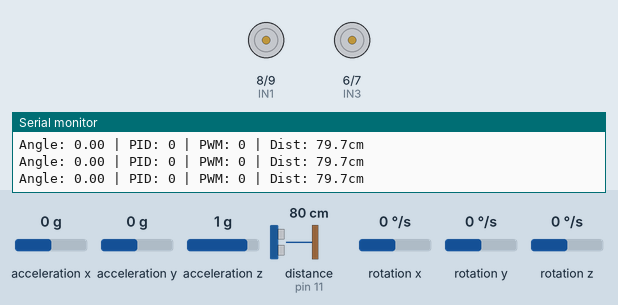
Recording of a sketch running on a simulated Arduino Uno, built with avr-gcc and run on an emulated ATmega328P. Parts: motor-driver pin pairs drawn as motors (green arrow = first pin HIGH = forward, orange = second pin HIGH = backward, longer = more drive, scaled by the enable pin), the last lines printed to the serial monitor. Wiring (inferred from the names in the program): ultrasonic range finder: trigger pin 12; echo pin 11; MPU-6050 motion sensor at I2C address 0x68. The test bench sets the inputs (shaded band); at power-on: acceleration y 0 g, rotation x 0 °/s, distance to the obstacle (sensor on pin 11) 80 cm, acceleration x 0 g, acceleration z 1 g, rotation y 0 °/s, rotation z 0 °/s. The echo pulse lasts 58.3 µs per cm.

Above: at 9.1 s.
9.2 s: acceleration y set to -1.4 g
At 10.2 s:
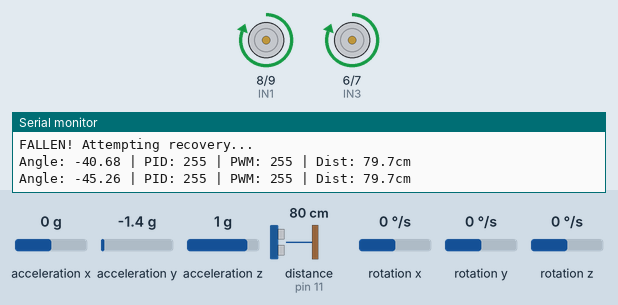
12.2 s: rotation x set to 26 °/s
15.2 s: rotation x set to 30 °/s
At 17.0 s:
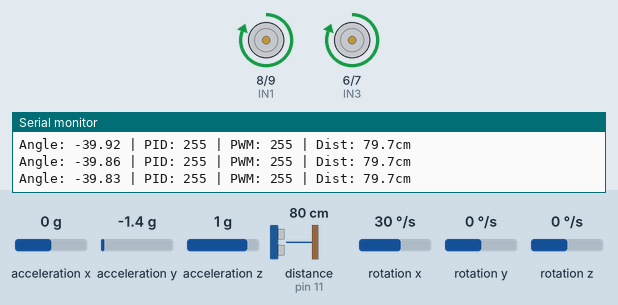
17.7 s: acceleration y set to 0.1 g
19.2 s: acceleration y set to 0.4 g
At 20.2 s:
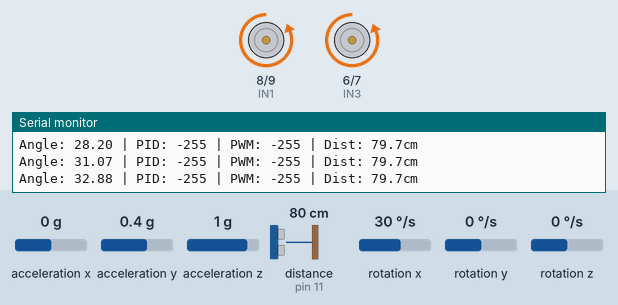
20.8 s: distance to the obstacle (sensor on pin 11) set to 2 cm
At 21.6 s:
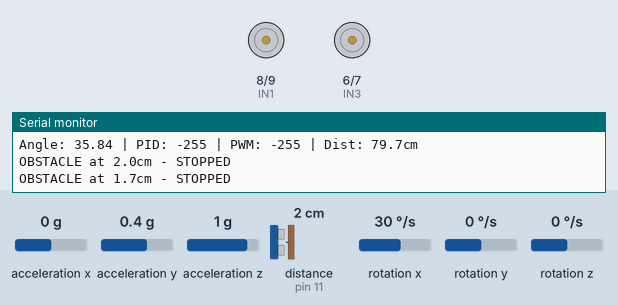
Timing chart, 0 to 23.8 s (numbered marks = the images above; inputs shaded):
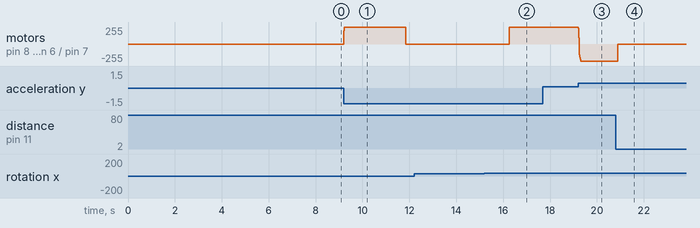

The sketch:

Self_Balancing_Robot_FIXED.ino
```cpp
/*******************************************************************************
 * SELF-BALANCING ROBOT - OPTIMIZED FOR YOUR DIMENSIONS
 *
 * Robot Specs: 17x14cm base, 9cm tower height (top-heavy design)
 *
 * Features:
 * - Optimized PID for tall robots
 * - Fixed timestep control (100Hz)
 * - Removed asymmetric gain (caused oscillation)
 * - Proper motor dead-zone compensation
 * - HC-SR04 ultrasonic sensor (optional obstacle detection)
 *
 * Hardware:
 * - Arduino UNO
 * - MPU6050 (GY-521)
 * - L298N Motor Driver
 * - 2x DC Motors
 * - Battery (7-12V)
 * - HC-SR04 Ultrasonic (optional)
 *
 * Wiring:
 * MPU6050:     SDA->A4, SCL->A5, VCC->5V, GND->GND
 * L298N:       ENA->10, IN1->8, IN2->9, IN3->6, IN4->7, ENB->5
 * HC-SR04:     TRIG->12, ECHO->11, VCC->5V, GND->GND (optional)
 ******************************************************************************/

#include <Wire.h>
#include <TimerOne.h>

// ============================================================================
// PIN CONFIGURATION
// ============================================================================

// Motor Pins (CORRECTED for your wiring: OUT1/OUT2=Right, OUT3/OUT4=Left)
#define ENA 10    // Right motor PWM
#define IN1 8     // Right motor direction
#define IN2 9
#define IN3 6     // Left motor direction
#define IN4 7
#define ENB 5     // Left motor PWM

// Ultrasonic Sensor Pins (optional - can be disabled)
#define TRIG_PIN 12
#define ECHO_PIN 11
#define ENABLE_ULTRASONIC true  // Set false to disable ultrasonic sensor

// MPU6050 I2C address
#define MPU6050_ADDR 0x68

// ============================================================================
// CONFIGURATION - OPTIMIZED FOR YOUR ROBOT (17x14cm, 9cm tall)
// ============================================================================

// PID Settings - TUNED FOR TALL, TOP-HEAVY ROBOTS
float Kp = 50.0;    // Strong response (tall robots need this!)
float Ki = 200.0;   // Eliminates steady lean
float Kd = 3.2;     // High damping (critical for tall robots!)

// Motor Settings
#define MOTOR_DEAD_ZONE 35      // Minimum PWM to overcome friction
#define MOTOR_MIN_SPEED 20      // Dead-band threshold
#define MOTOR_MAX_SPEED 255     // FIXED: Was 355, now proper 255!

// Safety Settings
#define MAX_ANGLE 40.0          // Max tilt before giving up (degrees)
#define FALL_TIMEOUT 2000       // Recovery timeout (ms)

// Ultrasonic Settings (optional)
#define OBSTACLE_DISTANCE 15.0  // Stop if obstacle closer than 15cm

// Control Loop Timing
#define CONTROL_FREQ 100        // 100Hz control loop
#define CONTROL_PERIOD (1000000 / CONTROL_FREQ)  // microseconds

// ============================================================================
// GLOBAL VARIABLES
// ============================================================================

// Sensor raw values
int16_t ax, ay, az;
int16_t gx, gy, gz;

// Angle calculation
float currentAngle = 0;
float accAngle = 0;
float angleOffset = 0;

// PID variables
float targetAngle = 0;
float error = 0;
float lastAngle = 0;        // For derivative on measurement
float integral = 0;
float derivative = 0;
float derivativeFiltered = 0;
float pidOutput = 0;

// Motor control
int motorPWM = 0;

// Ultrasonic
float distance = 999;
bool obstacleDetected = false;
unsigned long lastUltrasonicRead = 0;

// Timing
volatile bool controlFlag = false;
unsigned long lastMicros = 0;
float dt = 0.01;  // 10ms for 100Hz

// Safety
bool isFallen = false;
unsigned long fallStartTime = 0;
bool systemActive = true;

// ============================================================================
// SETUP
// ============================================================================

void setup() {
  Serial.begin(115200);

  Serial.println(F("=== Self-Balancing Robot ==="));
  Serial.println(F("Optimized for: 17x14cm base, 9cm tower"));
  Serial.println();

  // Initialize I2C
  Wire.begin();
  Wire.setClock(400000);  // 400kHz Fast I2C

  // Initialize MPU6050
  Serial.println(F("Initializing MPU6050..."));
  initMPU6050();

  // Setup motor pins
  pinMode(ENA, OUTPUT);
  pinMode(IN1, OUTPUT);
  pinMode(IN2, OUTPUT);
  pinMode(IN3, OUTPUT);
  pinMode(IN4, OUTPUT);
  pinMode(ENB, OUTPUT);

  // Setup ultrasonic pins (if enabled)
  if (ENABLE_ULTRASONIC) {
    pinMode(TRIG_PIN, OUTPUT);
    pinMode(ECHO_PIN, INPUT);
    Serial.println(F("Ultrasonic sensor: ENABLED"));
  } else {
    Serial.println(F("Ultrasonic sensor: DISABLED"));
  }

  // Stop motors
  stopMotors();

  // Calibrate
  Serial.println(F("\nCalibrating..."));
  Serial.println(F("Keep robot UPRIGHT and STILL!"));
  delay(2000);
  calibrate();

  Serial.println(F("Calibration complete!"));
  Serial.print(F("Angle offset: "));
  Serial.println(angleOffset, 2);

  // Print PID gains
  Serial.println(F("\n=== PID Configuration ==="));
  Serial.print(F("Kp: ")); Serial.println(Kp, 1);
  Serial.print(F("Ki: ")); Serial.println(Ki, 1);
  Serial.print(F("Kd: ")); Serial.println(Kd, 1);

  Serial.println(F("\nStarting in 3 seconds..."));
  delay(3000);

  // Start timer interrupt for fixed-frequency control
  Timer1.initialize(CONTROL_PERIOD);  // 10ms = 100Hz
  Timer1.attachInterrupt(controlLoopISR);

  lastMicros = micros();
  systemActive = true;

  Serial.println(F("=== SYSTEM ACTIVE ===\n"));
}

// ============================================================================
// MAIN LOOP
// ============================================================================

void loop() {
  // Wait for control loop flag from timer interrupt
  if (controlFlag) {
    controlFlag = false;

    // Calculate actual dt
    unsigned long currentMicros = micros();
    dt = (currentMicros - lastMicros) / 1000000.0;
    lastMicros = currentMicros;

    // Constrain dt (safety check)
    if (dt > 0.05) dt = 0.01;

    // Read sensors
    readMPU6050();
    calculateAngle();

    // Read ultrasonic (every 100ms to avoid interference)
    if (ENABLE_ULTRASONIC) {
      unsigned long currentMillis = millis();
      if (currentMillis - lastUltrasonicRead > 100) {
        distance = readUltrasonic();
        lastUltrasonicRead = currentMillis;

        // Check for obstacle
        obstacleDetected = (distance > 0 && distance < OBSTACLE_DISTANCE);
      }
    }

    // Safety check - fallen
    if (!checkSafety()) {
      stopMotors();
      return;
    }

    // Stop if obstacle detected
    if (obstacleDetected) {
      stopMotors();
      static unsigned long lastWarning = 0;
      if (millis() - lastWarning > 500) {
        Serial.print(F("OBSTACLE at "));
        Serial.print(distance, 1);
        Serial.println(F("cm - STOPPED"));
        lastWarning = millis();
      }
      return;
    }

    // Calculate PID
    calculatePID();

    // Apply motor compensation
    motorPWM = applyMotorCompensation(pidOutput);

    // Drive motors
    driveMotors(motorPWM);

    // Debug output
    printDebug();
  }

  // Background tasks can go here
}

// ============================================================================
// TIMER INTERRUPT
// ============================================================================

void controlLoopISR() {
  controlFlag = true;
}

// ============================================================================
// INITIALIZE MPU6050
// ============================================================================

void initMPU6050() {
  // Wake up MPU6050
  Wire.beginTransmission(MPU6050_ADDR);
  Wire.write(0x6B);  // PWR_MGMT_1 register
  Wire.write(0x00);  // Clear sleep bit
  Wire.endTransmission(true);
  delay(100);

  // Configure accelerometer (±2g)
  Wire.beginTransmission(MPU6050_ADDR);
  Wire.write(0x1C);
  Wire.write(0x00);
  Wire.endTransmission(true);

  // Configure gyroscope (±250°/s)
  Wire.beginTransmission(MPU6050_ADDR);
  Wire.write(0x1B);
  Wire.write(0x00);
  Wire.endTransmission(true);

  // Configure DLPF (low-pass filter)
  Wire.beginTransmission(MPU6050_ADDR);
  Wire.write(0x1A);
  Wire.write(0x03);  // ~43Hz bandwidth
  Wire.endTransmission(true);

  Serial.println(F("MPU6050 initialized!"));
}

// ============================================================================
// READ MPU6050
// ============================================================================

void readMPU6050() {
  Wire.beginTransmission(MPU6050_ADDR);
  Wire.write(0x3B);  // ACCEL_XOUT_H register
  Wire.endTransmission(false);
  Wire.requestFrom(MPU6050_ADDR, 14, true);

  // Read accelerometer
  ax = Wire.read() << 8 | Wire.read();
  ay = Wire.read() << 8 | Wire.read();
  az = Wire.read() << 8 | Wire.read();

  // Skip temperature
  Wire.read();
  Wire.read();

  // Read gyroscope
  gx = Wire.read() << 8 | Wire.read();
  gy = Wire.read() << 8 | Wire.read();
  gz = Wire.read() << 8 | Wire.read();
}

// ============================================================================
// READ ULTRASONIC SENSOR (HC-SR04)
// ============================================================================

float readUltrasonic() {
  // Send 10us pulse
  digitalWrite(TRIG_PIN, LOW);
  delayMicroseconds(2);
  digitalWrite(TRIG_PIN, HIGH);
  delayMicroseconds(10);
  digitalWrite(TRIG_PIN, LOW);

  // Read echo (timeout 30ms)
  long duration = pulseIn(ECHO_PIN, HIGH, 30000);

  // Calculate distance in cm
  if (duration == 0) return 999;  // Out of range

  float dist = duration * 0.01715;  // Speed of sound conversion
  return dist;
}

// ============================================================================
// CALIBRATION
// ============================================================================

void calibrate() {
  float sum = 0;
  int samples = 500;

  Serial.print(F("Calibrating"));

  for (int i = 0; i < samples; i++) {
    readMPU6050();

    // Calculate angle from accelerometer
    float angle = atan2(ay, az) * 180.0 / PI;
    sum += angle;

    if (i % 50 == 0) Serial.print(F("."));
    delay(5);
  }

  Serial.println();
  angleOffset = sum / samples;
  currentAngle = 0;
  lastAngle = 0;
}

// ============================================================================
// CALCULATE ANGLE (COMPLEMENTARY FILTER)
// ============================================================================

void calculateAngle() {
  // Accelerometer angle (pitch)
  accAngle = atan2(ay, az) * 180.0 / PI - angleOffset;

  // Gyroscope integration
  float gyroRate = gx / 131.0;  // Convert to °/s
  float gyroAngle = currentAngle + gyroRate * dt;

  // Complementary filter (98% gyro, 2% accel)
  currentAngle = 0.98 * gyroAngle + 0.02 * accAngle;
}

// ============================================================================
// PID CALCULATION - OPTIMIZED FOR TALL ROBOTS
// ============================================================================

void calculatePID() {
  // Calculate error
  error = targetAngle - currentAngle;

  // Proportional term
  float pTerm = Kp * error;

  // Integral term with conditional integration (anti-windup)
  if (abs(error) < 20.0 && abs(pidOutput) < MOTOR_MAX_SPEED * 0.9) {
    integral += error * dt;
    integral = constrain(integral, -25.0, 25.0);
  }

  // Back-calculation anti-windup
  if (abs(motorPWM) >= MOTOR_MAX_SPEED) {
    float excess = pidOutput - motorPWM;
    integral -= 0.5 * excess * dt;
  }

  float iTerm = Ki * integral;

  // Derivative term (on measurement, not error - prevents kick)
  float rawDerivative = -(currentAngle - lastAngle) / dt;

  // Low-pass filter on derivative (critical for noise reduction!)
  derivativeFiltered = 0.7 * derivativeFiltered + 0.3 * rawDerivative;

  float dTerm = Kd * derivativeFiltered;

  // Calculate total PID output
  pidOutput = pTerm + iTerm + dTerm;

  // REMOVED ASYMMETRIC GAIN - was causing oscillation!
  // Old code had: if (pidOutput < 0) pidOutput *= 1.4;

  // Clamp output to valid PWM range
  pidOutput = constrain(pidOutput, -MOTOR_MAX_SPEED, MOTOR_MAX_SPEED);

  // Save for next iteration
  lastAngle = currentAngle;
}

// ============================================================================
// MOTOR COMPENSATION (DEAD-ZONE)
// ============================================================================

int applyMotorCompensation(float rawOutput) {
  int compensatedOutput;

  // Apply dead-zone compensation with active dead-band
  if (rawOutput > MOTOR_MIN_SPEED) {
    compensatedOutput = (int)rawOutput + MOTOR_DEAD_ZONE;
  } else if (rawOutput < -MOTOR_MIN_SPEED) {
    compensatedOutput = (int)rawOutput - MOTOR_DEAD_ZONE;
  } else {
    compensatedOutput = 0;  // Active dead-band for stability
  }

  // Final clamping
  compensatedOutput = constrain(compensatedOutput, -MOTOR_MAX_SPEED, MOTOR_MAX_SPEED);

  return compensatedOutput;
}

// ============================================================================
// SAFETY CHECK
// ============================================================================

bool checkSafety() {
  // Check if fallen
  if (abs(currentAngle) > MAX_ANGLE) {
    if (!isFallen) {
      fallStartTime = millis();
      isFallen = true;
      Serial.println(F("FALLEN! Attempting recovery..."));
    }

    // Give up if fallen too long
    if (millis() - fallStartTime > FALL_TIMEOUT) {
      if (systemActive) {
        Serial.println(F("FALLEN TOO LONG - SYSTEM SHUTDOWN"));
        Serial.println(F("Please reset Arduino to restart"));
        systemActive = false;
      }
      return false;
    }

    return true;  // Still trying to recover
  } else {
    // Recovered!
    if (isFallen) {
      Serial.println(F("Recovered!"));
      integral = 0;  // Reset integral
    }
    isFallen = false;
    return true;
  }
}

// ============================================================================
// DRIVE MOTORS
// ============================================================================

void driveMotors(int pwm) {
  bool forward = (pwm >= 0);
  int absPWM = abs(pwm);

  if (forward) {
    // Move forward
    digitalWrite(IN1, HIGH);
    digitalWrite(IN2, LOW);
    digitalWrite(IN3, HIGH);
    digitalWrite(IN4, LOW);
  } else {
    // Move backward
    digitalWrite(IN1, LOW);
    digitalWrite(IN2, HIGH);
    digitalWrite(IN3, LOW);
    digitalWrite(IN4, HIGH);
  }

  // Apply PWM to both motors
  analogWrite(ENA, absPWM);
  analogWrite(ENB, absPWM);
}

// ============================================================================
// STOP MOTORS
// ============================================================================

void stopMotors() {
  digitalWrite(IN1, LOW);
  digitalWrite(IN2, LOW);
  digitalWrite(IN3, LOW);
  digitalWrite(IN4, LOW);
  analogWrite(ENA, 0);
  analogWrite(ENB, 0);
  integral = 0;  // Reset integral when stopping
}

// ============================================================================
// DEBUG OUTPUT
// ============================================================================

void printDebug() {
  static unsigned long lastPrint = 0;

  // Print every 200ms (5Hz)
  if (millis() - lastPrint > 200) {
    lastPrint = millis();

    Serial.print(F("Angle: "));
    Serial.print(currentAngle, 2);
    Serial.print(F(" | PID: "));
    Serial.print(pidOutput, 0);
    Serial.print(F(" | PWM: "));
    Serial.print(motorPWM);

    if (ENABLE_ULTRASONIC && distance < 100) {
      Serial.print(F(" | Dist: "));
      Serial.print(distance, 1);
      Serial.print(F("cm"));
    }

    Serial.println();
  }
}

// ============================================================================
// END OF CODE
// ============================================================================
```

Measured:
- the behaviour switches between 0.2 and 0.3 g on acceleration y (found by bisection; images 2 and 3)
- after the input at 9.2 s, motor on pin 8 (IN1) / pin 9 (IN2), motor on pin 6 (IN3) / pin 7 (IN4): stopped → forward 255/255 at once, → stopped 2.7 s later
- after the input at 12.2 s, every drawn part: stays the same
- after the input at 15.2 s, motor on pin 8 (IN1) / pin 9 (IN2), motor on pin 6 (IN3) / pin 7 (IN4): stopped → forward 255/255 after 1.1 s
- after the input at 19.2 s, motor on pin 8 (IN1) / pin 9 (IN2), motor on pin 6 (IN3) / pin 7 (IN4): moves from forward 255/255 to backward 255/255 over 0.11 s, starting at once
- after the input at 20.8 s, motor on pin 8 (IN1) / pin 9 (IN2), motor on pin 6 (IN3) / pin 7 (IN4): backward 255/255 → stopped after 0.09 s
